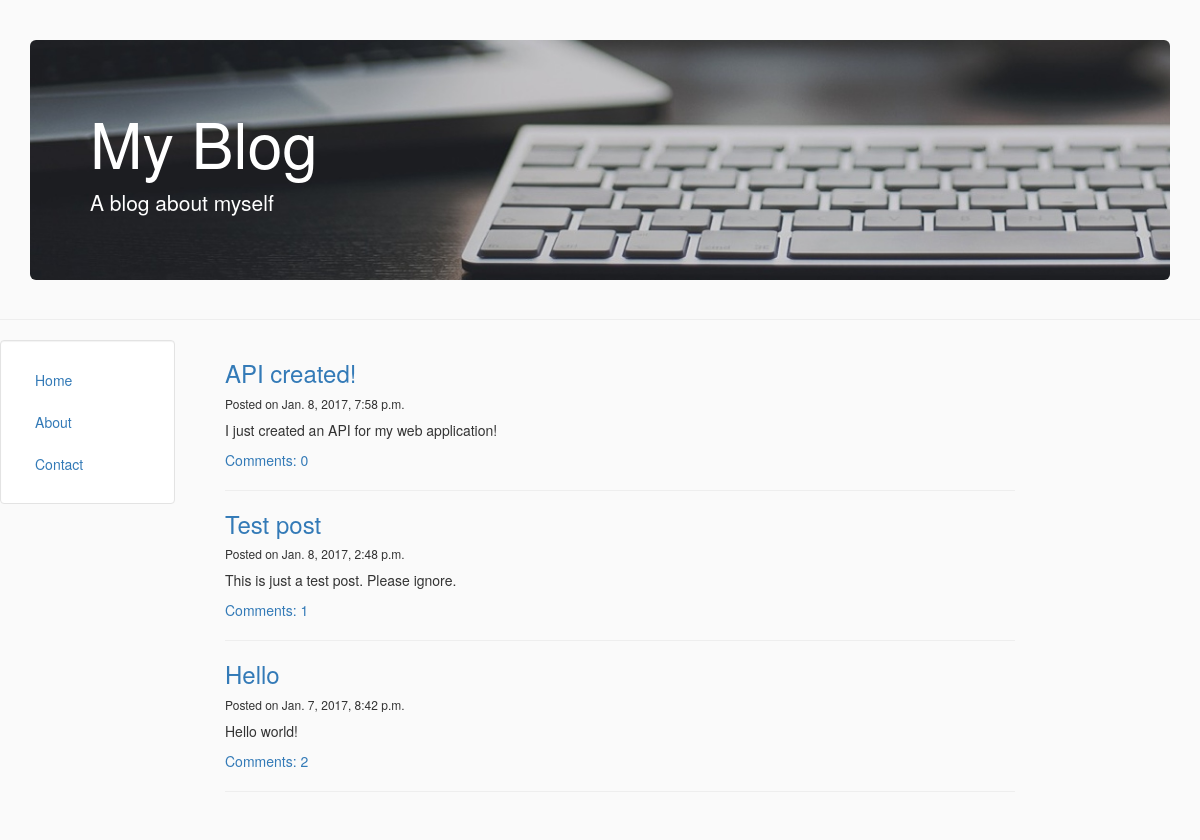
The page / on the database its author committed.
### blog/models.py (models this page shows, shortened)
class Post(models.Model):
    title = models.CharField(max_length=200)
    body = models.TextField()
    date = models.DateTimeField(default=timezone.now, blank=True)
    class Meta:
        verbose_name = "Blog Post"
        verbose_name_plural = "Blog Posts"
        ordering = ["-date"]

### blog/templates/blog/blog.html
{% extends "blog/home.html" %}
{% block content %}
  {% for post in object_list %}
    <h3><a href="/{{post.id}}"> {{post.title}}</a></h3>
    <h6>Posted on {{ post.date }}</h6>
    <p>{{post.body}}</p>
    <a href="/{{post.id}}">Comments: {{ post.comments.count }}</a>
    <hr>
  {% endfor %}
{% endblock %}

### blog/templates/blog/home.html (shortened to what this page needs)
<!DOCTYPE html>
<html lang='en'>
<head>
  {% load staticfiles %}
  <link rel='stylesheet' href="{% static 'blog/css/bootstrap.min.css' %}" type="text/css">
</head>
<div class="page-header">
  <div class="container">
    <div class="jumbotron">
      <h1 style="color:white;">My Blog</h1>
      <p style="color:white;">A blog about myself</p>
    </div>
  </div>
</div>
<body class="body" style="background-color:#fafafa">
  <div class="row">
    <div class="col-sm-2">
      <div class="well bs-sidebar" id="sidebar" style="background-color:#fff">
        <ul class="nav nav-pills nav-stacked">
          <li><a href="/">Home</a></li>
          <li><a href='/about'>About</a></li>
          <li><a href='/contact'>Contact</a></li>
        </ul>
      </div>
    </div>
    <div class="col-sm-8" style="margin-left:20px">
      {% block content %}
      {% endblock %}
    </div>
  </div>
</body>
</html>

### rows shown on the page
Post: title "API created!", date "Jan. 8, 2017, 7:58 p.m.", body "I just created an API for my web application!", comments.count "0"
Post: title "Test post", date "Jan. 8, 2017, 2:48 p.m.", body "This is just a test post. Please ignore.", comments.count "1"
Post: title "Hello", date "Jan. 7, 2017, 8:42 p.m.", body "Hello world!", comments.count "2"
